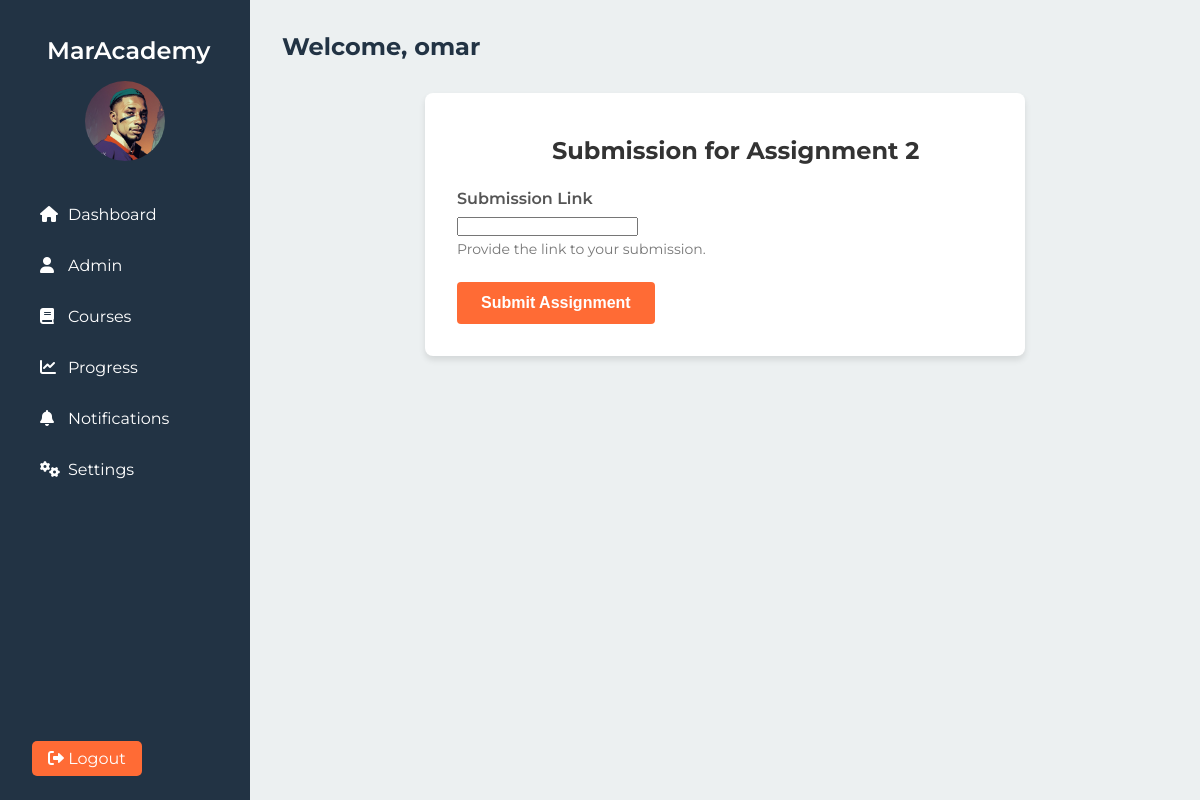
The page /submission/4 (signed in) on the database its author committed.
### ourusers/models.py (models this page shows, shortened)
class CustomUser(AbstractUser):
    is_student = models.BooleanField(default=True)
    is_instructor = models.BooleanField(default=False)
    profile_picture = models.ImageField(upload_to='profile_pictures/', blank=True, null=True)

### courses/models.py (models this page shows, shortened)
class Assignment(models.Model):
    course = models.ForeignKey(Course, related_name='assignments', on_delete=models.CASCADE)
    title = models.CharField(max_length=100)
    points = models.CharField(max_length=300, null=True, default="Not graded")
    submission = models.CharField(max_length=3000, null=True, default='Url Link')
    description = models.CharField(max_length=50000)
    due_date = models.DateTimeField()
    created_at = models.DateTimeField(auto_now_add=True)
    updated_at = models.DateTimeField(auto_now=True)

### assignments/views.py (the view)
# urls.py: path("submission/<int:assignment_id>", submission,name='submission'  ),
@login_required
def submission(request, assignment_id):
    assignment = get_object_or_404(Assignment, pk=assignment_id)
    if request.method == 'POST':
        form = SubmissionForm(request.POST)
        if form.is_valid():
            submission = form.save(commit=False)
            submission.assignment = assignment
            submission.student = request.user
            submission.save()
            Progress.objects.update_or_create(
            student=submission.student,
            course=submission.assignment.course,
            assignment=submission.assignment,
            defaults={'assignment_grade':submission.grade}
    )
        return redirect('assignment', assignment_id=assignment.pk)
    else:
        form = SubmissionForm()
    return render(request, 'submit_assignment.html', {'assignment': assignment, 'form': form})

### assignments/forms.py (shortened to what this page needs)
class SubmissionForm(forms.ModelForm):
    submission_link = forms.URLField(
        required=True,
        help_text="Provide the link to your submission.",
        label="Submission Link"
    )
    class Meta:
        model = Submission
        fields = ['submission_link']  # Make sure this field matches the field in your model

### assignments/templates/submit_assignment.html (shortened to what this page needs)
{% extends 'ourusers/base.html' %}
{% block content %}
<div class="submission-container">
  <h2 class="submission-title">Submission for {{ assignment.title }}</h2>
  <form method="post" enctype="multipart/form-data" class="submission-form">
    {% for field in form %}
      <div class="form-group">
        <label for="{{ field.id_for_label }}">{{ field.label }}</label>
        {{ field }}
        {% if field.help_text %}
          <small class="help-text">{{ field.help_text }}</small>
        {% endif %}
      </div>
    {% endfor %}
    <button type="submit" class="submit-button">Submit Assignment</button>
  </form>
</div>
{% endblock %}

### ourusers/templates/ourusers/base.html (shortened to what this page needs)
{% load static %}
<!DOCTYPE html>
<html lang="en">
  <head>
    <link
      rel="stylesheet"
      href="https://cdnjs.cloudflare.com/ajax/libs/font-awesome/6.0.0-beta3/css/all.min.css"
    />
    <link rel="stylesheet" href="{% static 'css/base.css' %}" />
  </head>
  <body>
    <div class="dashboard-container">
      <aside class="sidebar" id="sidebar">
        <div class="sidebar-header">
          <h2>MarAcademy</h2>
          {% if user.profile_picture %}
          <img
            src="{{ user.profile_picture.url }}"
            alt="{{ user.get_username }}'s profile picture"
            class="user-avatar"
          />
          {% else %}
          <img
            src="{% static 'images/default.webp' %}"
            alt="Default profile picture"
            class="user-avatar"
          />
          {% endif %}
        </div>
        <nav class="sidebar-nav">
          <ul>
            <li
              class="{% if request.resolver_match.url_name == 'dashboard' %}active{% endif %}"
            >
              <a href="{% url 'dashboard' %}"
                ><i class="fas fa-home"></i> Dashboard</a
              >
            </li>
            {% if request.user.is_instructor %}
            <li
              class="{% if request.resolver_match.url_name == 'course_list' %}active{% endif %}"
            >
              <a href="{% url 'courses:course_list' %}"
                ><i class="fas fa-user"></i> Admin</a
              >
            </li>
            {% endif %}
            <li
              class="{% if request.resolver_match.url_name == 'courses' %}active{% endif %}"
            >
              <a href="{% url 'courses:courses' %}"
                ><i class="fas fa-book"></i> Courses</a
              >
            </li>
            <li
              class="{% if request.resolver_match.url_name == 'progress' %}active{% endif %}"
            >
              <a href="{% url 'progress' %}"
                ><i class="fas fa-chart-line"></i> Progress</a
              >
            </li>
            <li
              class="{% if request.resolver_match.url_name == 'notifications' %}active{% endif %}"
            >
              <a href="#"><i class="fas fa-bell"></i> Notifications</a>
            </li>
            <li
              class="{% if request.resolver_match.url_name == 'settings' %}active{% endif %}"
            >
              <a href="#"><i class="fas fa-cogs"></i> Settings</a>
            </li>
          </ul>
        </nav>
        <div class="sidebar-footer">
          <a href="{% url 'logout' %}" class="logout-btn"
            ><i class="fas fa-sign-out-alt"></i> Logout</a
          >
        </div>
      </aside>
      <main class="main-content">
        <header class="main-header">
          <h1>Welcome, {{ user.get_username }}</h1>
        </header>
        {% block content %}{% endblock %}
      </main>
    </div>
  </body>
</html>

### ourusers/static/css/base.css (style rules this page uses)
:root { --dark-blue: #223344; --orange: #ff6b35; --black: #000000; --white: #ffffff; --background-color: #ecf0f1; }
* { margin: 0; padding: 0; box-sizing: border-box; list-style: none; text-decoration: none; box-sizing: border-box; }
body { font-family: "Montserrat", sans-serif; background-color: var(--background-color); color: var(--black); }
.dashboard-container { display: flex; min-height: 100vh; }
.sidebar { width: 250px; background-color: var(--dark-blue); color: var(--white); height: 100vh; position: fixed; left: 0; top: 0; overflow-y: auto; padding: 2rem; display: flex; flex-direction: column; transition: transform 0.3s ease; }
.sidebar-header { text-align: center; margin-bottom: 2rem; }
.sidebar-header h2 { font-size: 1.5rem; font-weight: 600; margin-bottom: 1rem; }
.user-avatar { width: 80px; height: 80px; border-radius: 50%; object-fit: cover; }
.sidebar-nav ul { list-style-type: none; }
.sidebar-nav li { margin-bottom: 1rem; }
.logout-btn { background-color: var(--orange); color: var(--white); border-radius: 5px; padding: 0.5rem 1rem; border: none; font-size: 1rem; cursor: pointer; transition: background-color 0.3s ease; text-decoration: none; }
.sidebar-nav a { color: var(--white); text-decoration: none; display: flex; align-items: center; padding: 0.5rem; border-radius: 5px; transition: background-color 0.3s ease; }
.sidebar-nav i { margin-right: 0.5rem; width: 20px; }
.sidebar-footer { margin-top: auto; }
.main-content { flex-grow: 1; margin-left: 250px; padding: 2rem; overflow-y: auto; min-height: 100vh; }
.main-header { display: flex; justify-content: space-between; align-items: center; margin-bottom: 2rem; }
.main-header h1 { font-size: 1.5rem; color: var(--dark-blue); }
.module-container h1, p, h2 { width: 100%; margin: 2%; height: auto; }
.submission-container { max-width: 600px; margin: 2rem auto; padding: 2rem; background-color: #ffffff; border-radius: 8px; box-shadow: 0 4px 6px rgba(0, 0, 0, 0.1); }
.submission-title { font-size: 1.5rem; color: #333; margin-bottom: 1.5rem; text-align: center; }
.submission-form { display: flex; flex-direction: column; }
.form-group { margin-bottom: 1.5rem; }
label { display: block; margin-bottom: 0.5rem; font-weight: 600; color: #555; }
.help-text { display: block; margin-top: 0.25rem; font-size: 0.875rem; color: #777; }
.submit-button { background-color:var(--orange); color: white; border: none; padding: 0.75rem 1.5rem; font-size: 1rem; font-weight: 600; border-radius: 4px; cursor: pointer; transition: background-color 0.3s ease; align-self: flex-start; }
.submission-container { animation: fadeIn 0.5s ease-out; }

### rows shown on the page
CustomUser: profile_picture (picture), get_username "omar"
Assignment: title "Assignment 2"

### other values the page prints
{{ field.label }} "Submission Link"
{{ field.help_text }} "Provide the link to your submission."
